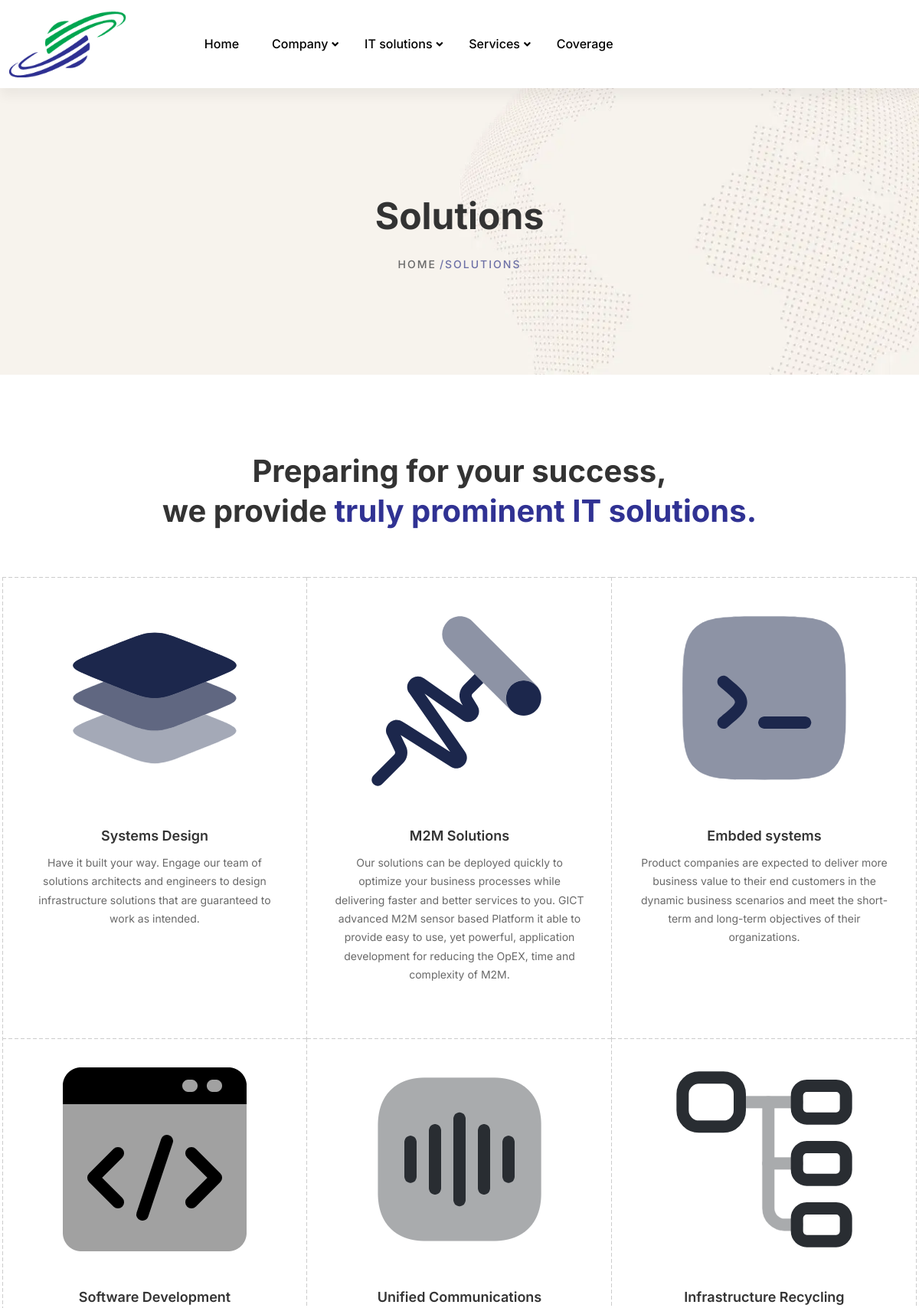
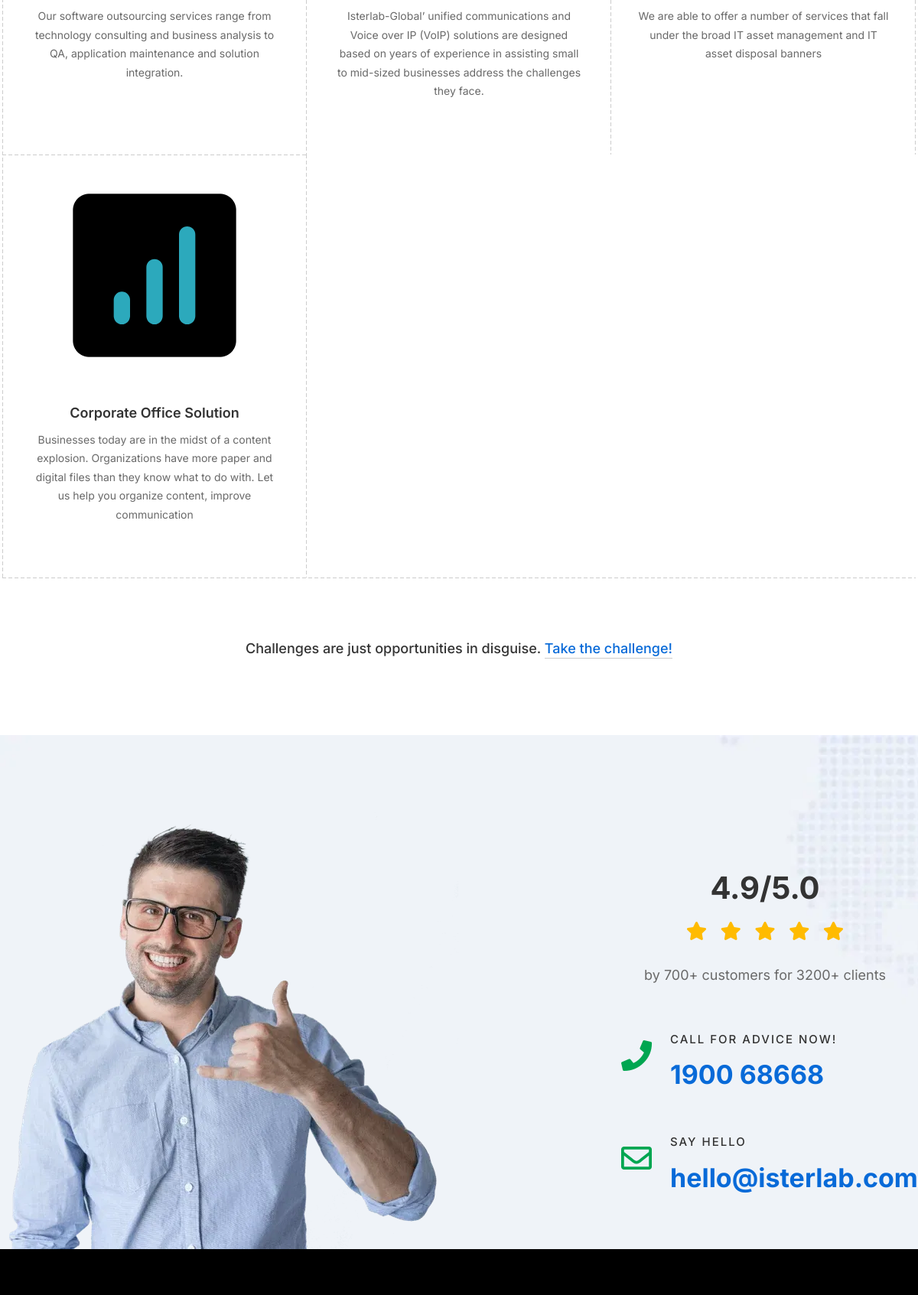
The page /solutions/ (upper part) on the database its author committed (2 pictures, top to bottom).
### landing/models.py (models this page shows, shortened)
class Solution(models.Model):
    id = models.UUIDField(primary_key=True,default=uuid.uuid4,editable=False)
    name = models.CharField(max_length=255)
    short_description = models.TextField()
    content = RichTextField()
    icon = models.ImageField(upload_to='service_icons/')
    image = models.ImageField(upload_to='service_images/')
    video = models.URLField(null=True, blank=True)
    created_at = models.DateTimeField(auto_now=True)
    slug = models.CharField(max_length=300,blank=True, null=True)

### landing/views.py (the view)
# urls.py: path("solutions/",solutions,name="solutions"),
def solutions(request):
    context = {
        "solutions":Solution.objects.all(),
    }
    return render(request, 'pages/solutions.html',context)

### landing/context_processors.py (called while the page is built)
def global_context(request):
    global_services = Service.objects.all()[:6]
    global_solutions = Solution.objects.all()[:6]
    context = {
        "constance_services": global_services,
        "constance_solutions": global_solutions
    }
    return context

### templates/pages/solutions.html
{% extends "base.html" %}
{% load static %}
{% block breadcrumbs %}
{% include "components/breadcrumbs.html" with section='Solutions' %}
{% endblock breadcrumbs %}
{% block content %}
<div class="site-wrapper-reveal">
    <div class="feature-images-wrapper section-space--ptb_100">
        <div class="container">
            <div class="row">
                <div class="col-lg-12">
                    <div class="section-title-wrap text-center section-space--mb_60">
                        <h3 class="heading">Preparing for your success, <br> we provide <span class="text-color-primary">  truly prominent IT solutions.</span></h3>
                    </div>
                </div>
            </div>
            <div class="row">
                <div class="col-12">
                    <div class="feature-images__one">
                        <div class="row">
                            {% include "components/solutions.html" %}
                        </div>
                    </div>
                    <div class="section-under-heading text-center section-space--mt_80">Challenges are just opportunities in disguise. <a href="it-services.html#">Take the challenge!</a></div>
                </div>
            </div>
        </div>
    </div>
    <div class="contact-us-area infotechno-contact-us-bg section-space--pt_100">
        <div class="container">
            <div class="row align-items-center">
                <div class="col-lg-7">
                    <div class="image">
                        <img loading="lazy"class="img-fluid" src="{% static 'assets/images/banners/home-cybersecurity-contact-bg-image.webp' %}" alt="">
                    </div>
                </div>
                <div class="col-lg-4 ms-auto">
                    <div class="contact-info style-two text-left">
                        <div class="contact-info-title-wrap text-center">
                            <h3 class="heading  mb-10">4.9/5.0</h3>
                            <div class="ht-star-rating lg-style">
                                <span class="fa fa-star"></span>
                                <span class="fa fa-star"></span>
                                <span class="fa fa-star"></span>
                                <span class="fa fa-star"></span>
                                <span class="fa fa-star"></span>
                            </div>
                            <p class="sub-text">by 700+ customers for 3200+ clients</p>
                        </div>
                        <div class="contact-list-item">
                            <a href="tel:190068668" class="single-contact-list">
                                <div class="content-wrap">
                                    <div class="content">
                                        <div class="icon">
                                            <span class="fas fa-phone"></span>
                                        </div>
                                        <div class="main-content">
                                            <h6 class="heading">Call for advice now!</h6>
                                            <div class="text">1900 68668</div>
                                        </div>
                                    </div>
                                </div>
                            </a>
                            <a href="mailto:hello@isterlab.com" class="single-contact-list">
                                <div class="content-wrap">
                                    <div class="content">
                                        <div class="icon">
                                            <span class="far fa-envelope"></span>
                                        </div>
                                        <div class="main-content">
                                            <h6 class="heading">Say hello</h6>
                                            <div class="text">hello@isterlab.com</div>
                                        </div>
                                    </div>
                                </div>
                            </a>
                        </div>
                    </div>
                </div>
            </div>
        </div>
    </div>
</div>
{% endblock content %}

### templates/components/solutions.html (shortened to what this page needs)
{% load static %}
<div class="image-l-r-box">
    <div class="row">
        <div class="col image-box-area">
            <div class="row image-box-boder-box">
                {% for solution in solutions %}
                <div class="col-lg-4 col-md-6 image-box-boder">
                    <div class="ht-box-images style-09">
                        <div class="image-box-wrap">
                            <div class="box-image">
                                <img loading="lazy"src=" {% if solution.icon %}{{solution.icon.url}}{% endif %} " class="img-fluid" alt="">
                            </div>
                            <div class="content">
                                <h6 class="heading">{{solution.name}}</h6>
                                <div class="text">{{solution.short_description}}</div>
                                <div class="more-arrow-link">
                                </div>
                            </div>
                        </div>
                    </div>
                </div>
                {% endfor %}
            </div>
        </div>
    </div>
</div>

### rows shown on the page
Solution: icon (picture), name "Systems Design", short_description "Have it built your way. Engage our team of solutions architects and engineers to design infrastructure solutions that are guaranteed to work as intended."
Solution: icon (picture), name "M2M Solutions", short_description "Our solutions can be deployed quickly to optimize your business processes while delivering faster and better services to you. GICT advanced M2M sensor based Platform it able to provide easy to use, yet powerful, application development for reducing the OpEX, time and complexity of M2M."
Solution: icon (picture), name "Embded systems", short_description "Product companies are expected to deliver more business value to their end customers in the dynamic business scenarios and meet the short-term and long-term objectives of their organizations."
Solution: icon (picture), name "Software Development", short_description "Our software outsourcing services range from technology consulting and business analysis to QA, application maintenance and solution integration."
Solution: icon (picture), name "Unified Communications", short_description "Isterlab-Global’ unified communications and Voice over IP (VoIP) solutions are designed based on years of experience in assisting small to mid-sized businesses address the challenges they face."
Solution: icon (picture), name "Infrastructure Recycling", short_description "We are able to offer a number of services that fall under the broad IT asset management and IT asset disposal banners"
Solution: icon (picture), name "Corporate Office Solution", short_description "Businesses today are in the midst of a content explosion. Organizations have more paper and digital files than they know what to do with. Let us help you organize content, improve communication"

### other values the page prints
{{ section }} "Solutions"
{{ section }} "SOLUTIONS"
